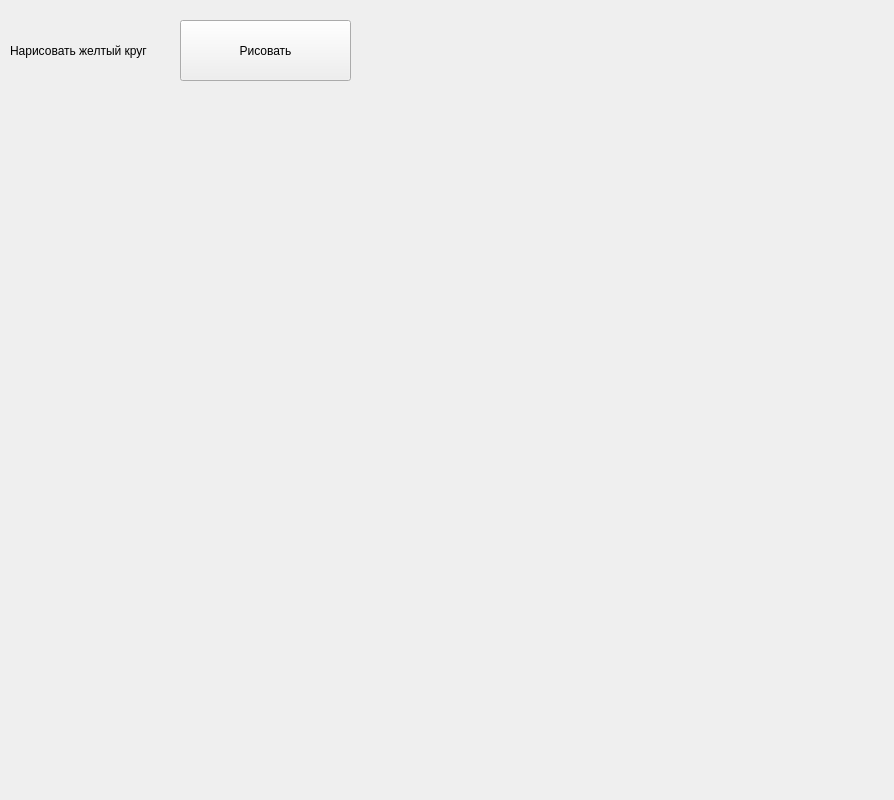
<?xml version="1.0" encoding="UTF-8"?>
<ui version="4.0">
 <class>Form</class>
 <widget class="QWidget" name="Form">
  <property name="geometry">
   <rect>
    <x>0</x>
    <y>0</y>
    <width>894</width>
    <height>800</height>
   </rect>
  </property>
  <property name="windowTitle">
   <string>Form</string>
  </property>
  <widget class="QPushButton" name="pushButton">
   <property name="geometry">
    <rect>
     <x>180</x>
     <y>20</y>
     <width>171</width>
     <height>61</height>
    </rect>
   </property>
   <property name="text">
    <string>Рисовать</string>
   </property>
  </widget>
  <widget class="QLabel" name="label">
   <property name="geometry">
    <rect>
     <x>10</x>
     <y>20</y>
     <width>181</width>
     <height>61</height>
    </rect>
   </property>
   <property name="text">
    <string>Нарисовать желтый круг</string>
   </property>
  </widget>
 </widget>
 <resources/>
 <connections/>
</ui>
